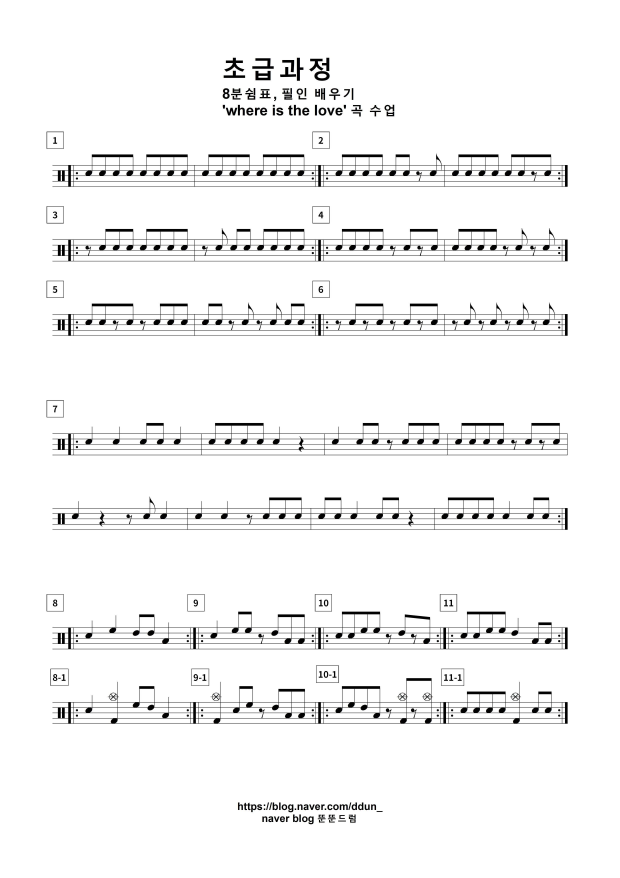
#> input picture yr/image/drum_1.jpg, 2480 x 3509 px (shown at 1/4 size)
$ python -i modules.py   (imports and definitions only)
#> lines starting #> are read from the running program, lines starting #| are printed output that depends on the picture; after the words box and inside, x2 and y2 are one past the last pixel; in counts of white or black regions, pixels touching at a corner belong together
#> further down, picture is the input picture: shape (3509, 2480, 3); mean B, G, R 244.5, 244.5, 244.5
### yr/functions.py
#functions
import cv2
import numpy as np

def threshold(image):
    image = cv2.cvtColor(image, cv2.COLOR_BGR2GRAY)
    ret, image = cv2.threshold(image, 127, 255, cv2.THRESH_BINARY_INV | cv2.THRESH_OTSU)
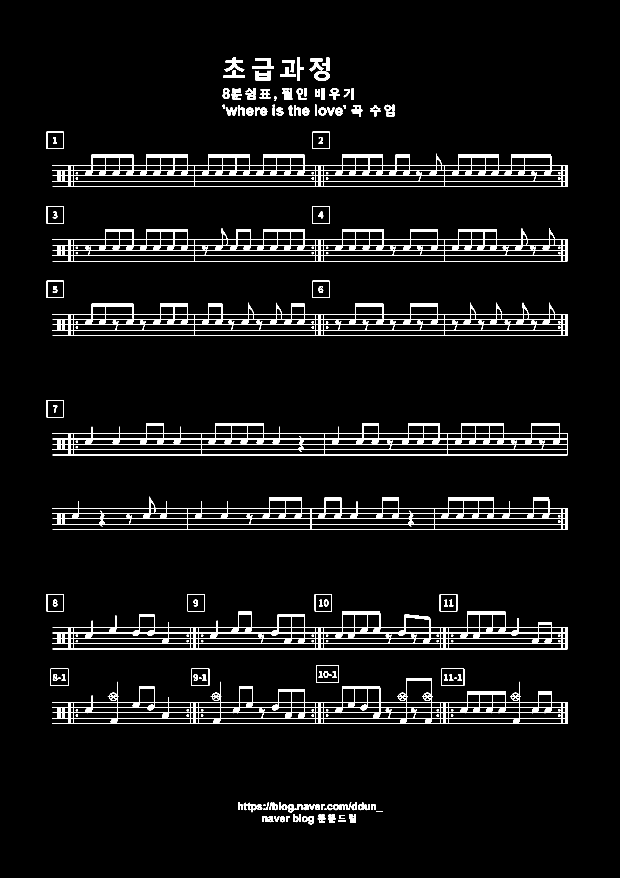
#> image: shape (3509, 2480) (shown at 1/4 size); 4.3% white; 217 white regions, largest, box (x1, y1, x2, y2) and area: (210, 615, 2271, 747) 51524, (210, 2713, 2271, 2895) 48913, (210, 913, 2271, 1045) 45924
#> ret = 139
    return image

#standard에 따라 가중치가 곱해진 값을 리턴해주는 함수
def weighted(value):
    standard = 13
    return int(value * (standard / 13))#10->오선 간격을 상숫값 10으로정의

#객체부분을 넓혔다가 다시 원래대로 돌림으로써 객체안에 존재하는 노이즈를 제거
# [4 lines left out: function closing, not called in this run]

#이미지와 텍스트 좌표를 입력받아 흰색 픽셀로 텍스트를 적어주는 함수
def put_text(image, text, loc):
    font = cv2.FONT_HERSHEY_SIMPLEX
    cv2.putText(image, str(text), loc, font, 0.6, (255, 0, 0), 2)

#객체의 중간 y좌표를 반환해주는 함수
def get_center(y, h):
    return (y + y + h) / 2

#여러 특징점을 찾아내는 함수
VERTICAL = True
HORIZONTAL = False

# [52 lines left out: functions get_line, stem_detection, count_rect_pixels, count_pixels_part, not called in this run]

### yr/modules.py
# modules.py
import cv2
import numpy as np
import functions as fs
import recognition_modules as rs

def remove_noise(image):
    image = fs.threshold(image)  # 이미지 이진화
    mask = np.zeros(image.shape, np.uint8)  # 보표 영역만 추출하기 위해 마스크 생성

    cnt, labels, stats, centroids = cv2.connectedComponentsWithStats(image)  # 레이블링
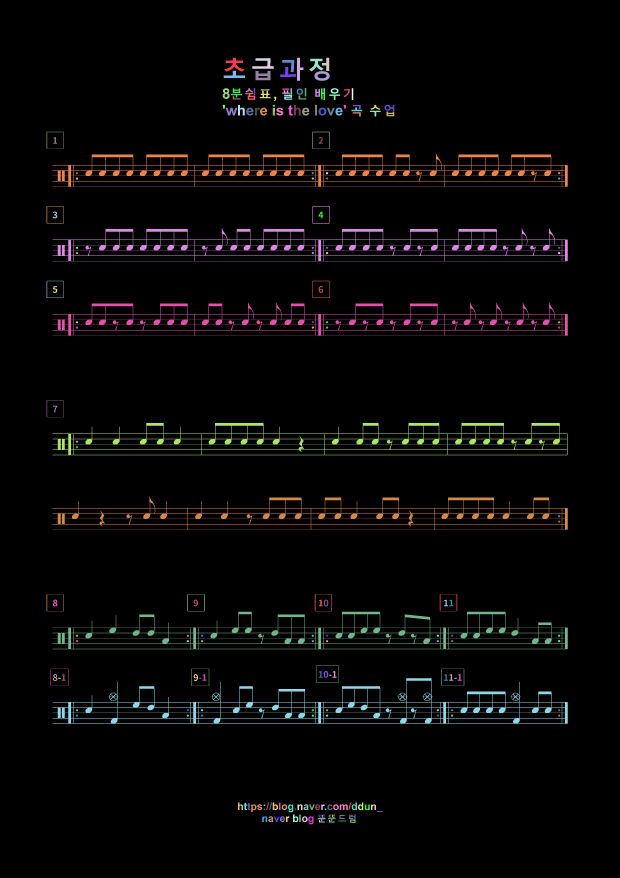
#> labels: shape (3509, 2480) int32 (shown at 1/4 size); 218 distinct labels, from 0 to 217; one colour per label, 0 black
#> cnt = 218; stats = 218 rows, first 6: [0, 0, 2480, 3509, 8332206], [898, 231, 79, 55, 1796], [1188, 231, 26, 92, 1245], [1288, 231, 29, 53, 806], [1009, 233, 86, 42, 1717], [1237, 235, 57, 50, 1333]; centroids = 218 pairs, first value 215.6 to 2236.3, second value 255.9 to 3286.5
    for i in range(1, cnt):
        x, y, w, h, area = stats[i]
        if w > image.shape[1] * 0.5:  # 보표 영역에만
            cv2.rectangle(mask, (x, y, w, h), (255, 0, 0), -1)  # 사각형 그리기
#> this loop made 217 passes
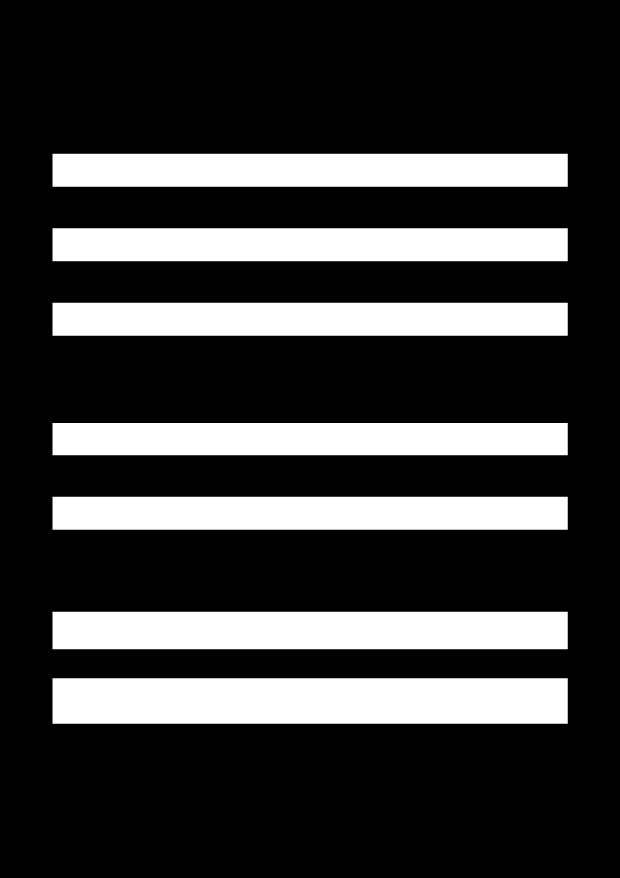
#> mask: shape (3509, 2480) (shown at 1/4 size); 23.4% white; 7 white regions, largest, box (x1, y1, x2, y2) and area: (210, 2713, 2271, 2895) 375102, (210, 2447, 2271, 2597) 309150, (210, 615, 2271, 747) 272052

    masked_image = cv2.bitwise_and(image, mask)  # 보표 영역 추출
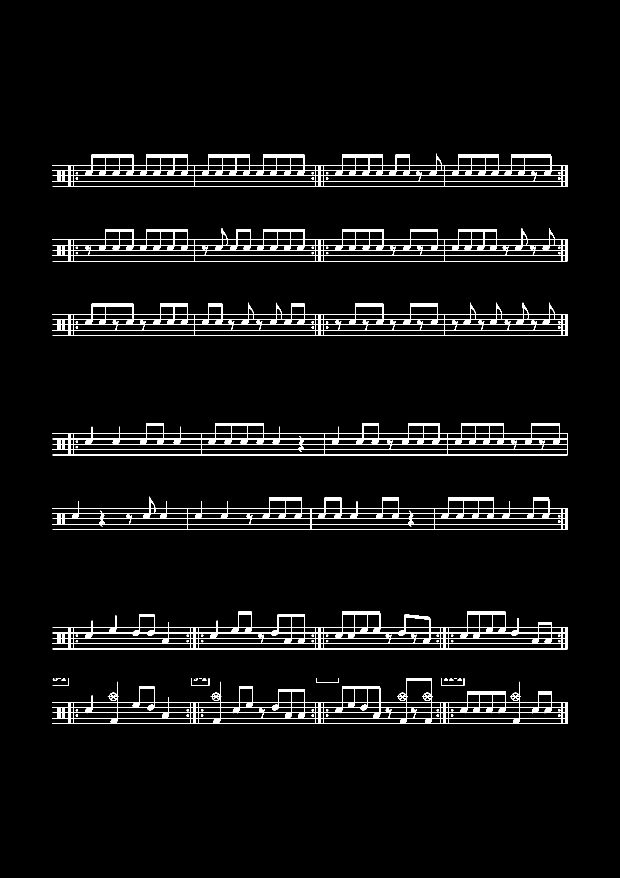
#> masked_image: shape (3509, 2480) (shown at 1/4 size); 3.6% white; 82 white regions (1 under 20 px), largest, box (x1, y1, x2, y2) and area: (210, 615, 2271, 747) 51524, (210, 2713, 2271, 2895) 48913, (210, 913, 2271, 1045) 45924

    return masked_image

# [122 lines left out: functions remove_staves, normalization, object_detection, object_analysis, recognition, not called in this run]


>>> import cv2
>>> picture = cv2.imread('image/drum_1.jpg')
>>> result = remove_noise(picture)

$ run again, on yr/image/drum_2.jpg
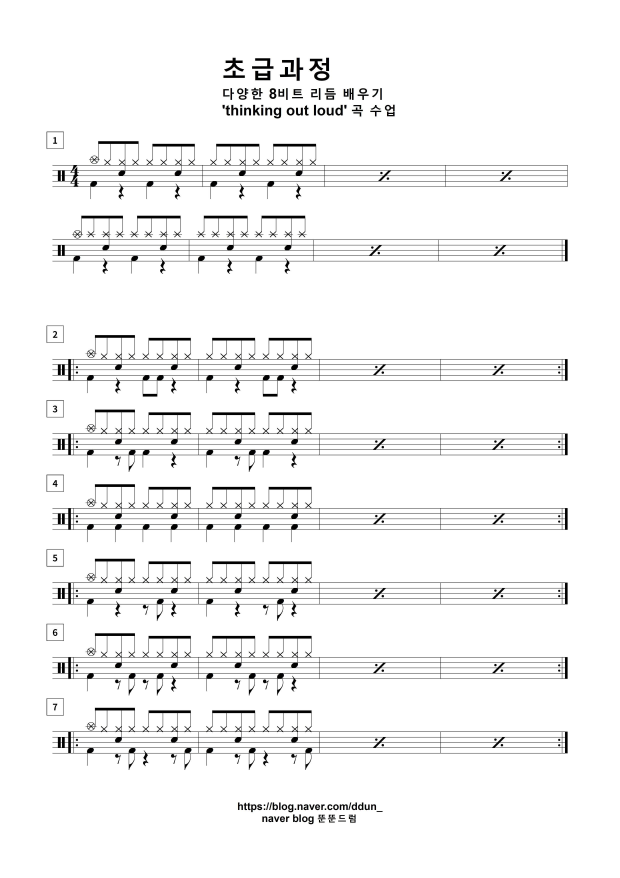
#> input picture yr/image/drum_2.jpg, 2480 x 3509 px (shown at 1/4 size)
#> picture is the input picture: shape (3509, 2480, 3); mean B, G, R 244.3, 244.3, 244.3
#> ret = 140
#> in remove_noise, `cnt, labels, stats, centroids = cv2.connectedComponentsWithStats(image)`:
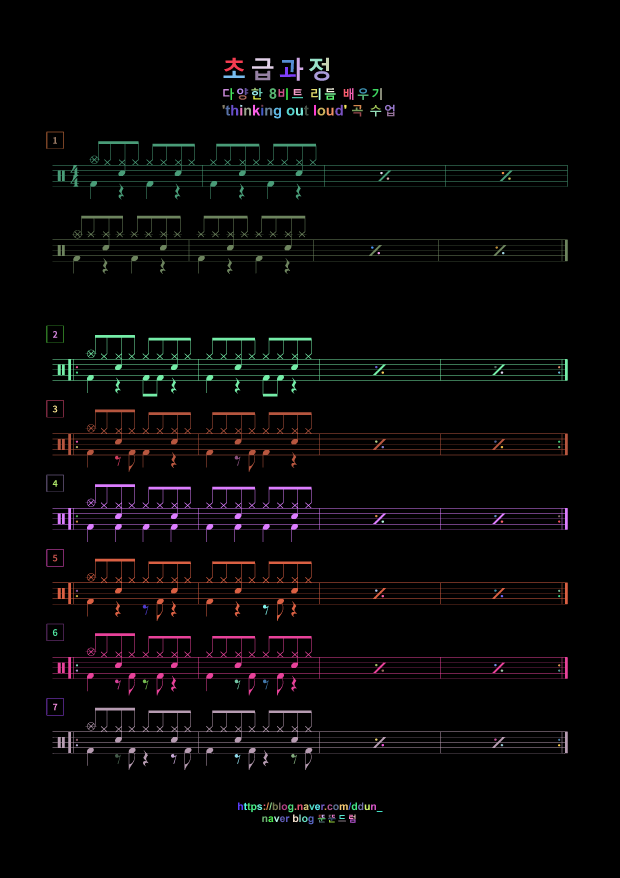
#> labels: shape (3509, 2480) int32 (shown at 1/4 size); 203 distinct labels, from 0 to 202; one colour per label, 0 black
#> cnt = 203; stats = 203 rows, first 6: [0, 0, 2480, 3509, 8330998], [896, 231, 80, 55, 1800], [1187, 231, 26, 92, 1246], [1287, 231, 29, 53, 806], [1008, 233, 86, 42, 1718], [1236, 235, 57, 50, 1334]; centroids = 203 pairs, first value 215.4 to 2236.3, second value 255.9 to 3286.5
#> the loop in remove_noise, `for i in range(1, cnt):` made 202 passes
#> in remove_noise, `masked_image = cv2.bitwise_and(image, mask)`:
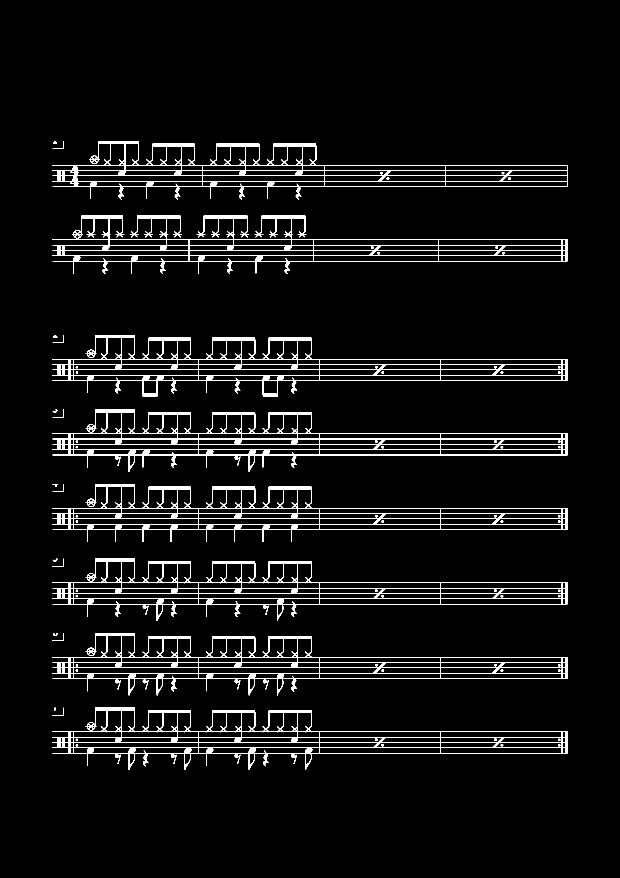
#> masked_image: shape (3509, 2480) (shown at 1/4 size); 3.7% white; 90 white regions, largest, box (x1, y1, x2, y2) and area: (210, 1340, 2271, 1586) 43524, (210, 1638, 2271, 1888) 41772, (210, 2831, 2271, 3080) 39940

$ run again, on yr/image/drum_6.jpg
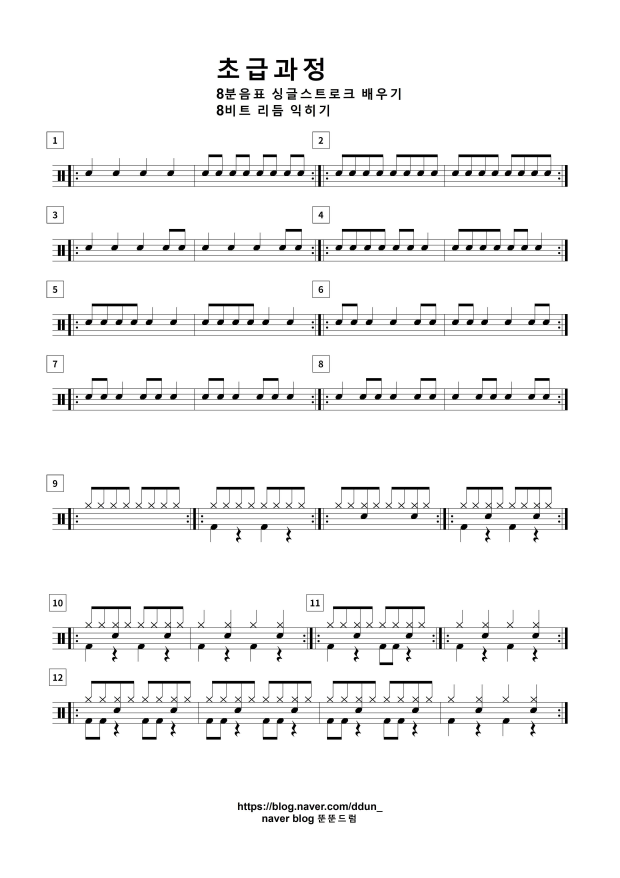
#> input picture yr/image/drum_6.jpg, 2480 x 3509 px (shown at 1/4 size)
#> picture is the input picture: shape (3509, 2480, 3); mean B, G, R 244.2, 244.2, 244.2
#> in threshold, `ret, image = cv2.threshold(image, 127, 255, cv2.THRESH_BINARY_INV | cv..`:
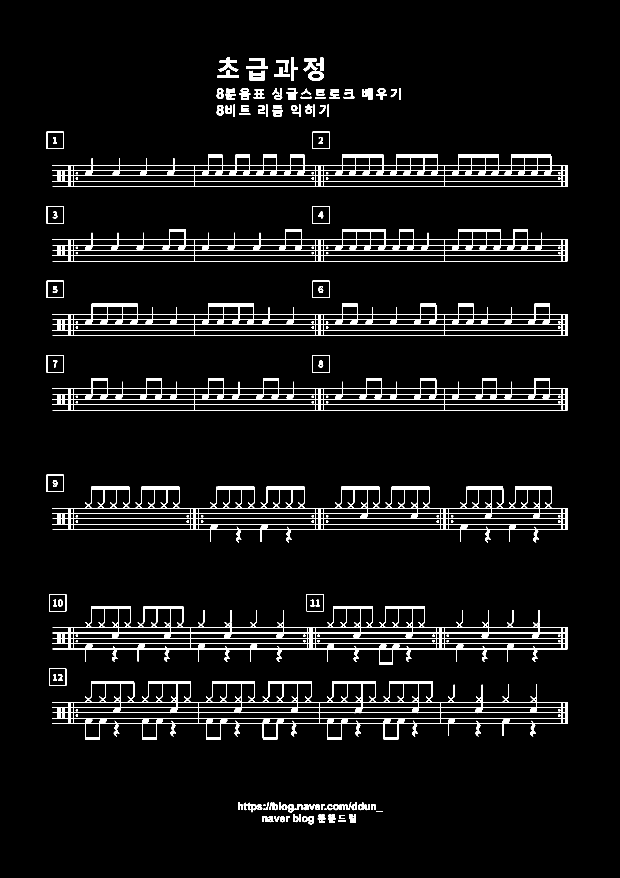
#> image: shape (3509, 2480) (shown at 1/4 size); 4.3% white; 203 white regions, largest, box (x1, y1, x2, y2) and area: (210, 2724, 2271, 2959) 59081, (210, 1947, 2271, 2170) 51348, (210, 2425, 2271, 2660) 48446
#> ret = 139
#> labels: shape (3509, 2480) int32; 204 distinct labels, from 0 to 203
#> cnt = 204; stats = 204 rows, first 6: [0, 0, 2480, 3509, 8326349], [874, 231, 79, 55, 1796], [1164, 231, 26, 92, 1245], [1264, 231, 29, 53, 806], [985, 233, 86, 42, 1717], [1213, 235, 57, 50, 1333]; centroids = 204 pairs, first value 216.2 to 2236.3, second value 255.9 to 3286.5
#> the loop in remove_noise, `for i in range(1, cnt):` made 203 passes
#> in remove_noise, `masked_image = cv2.bitwise_and(image, mask)`:
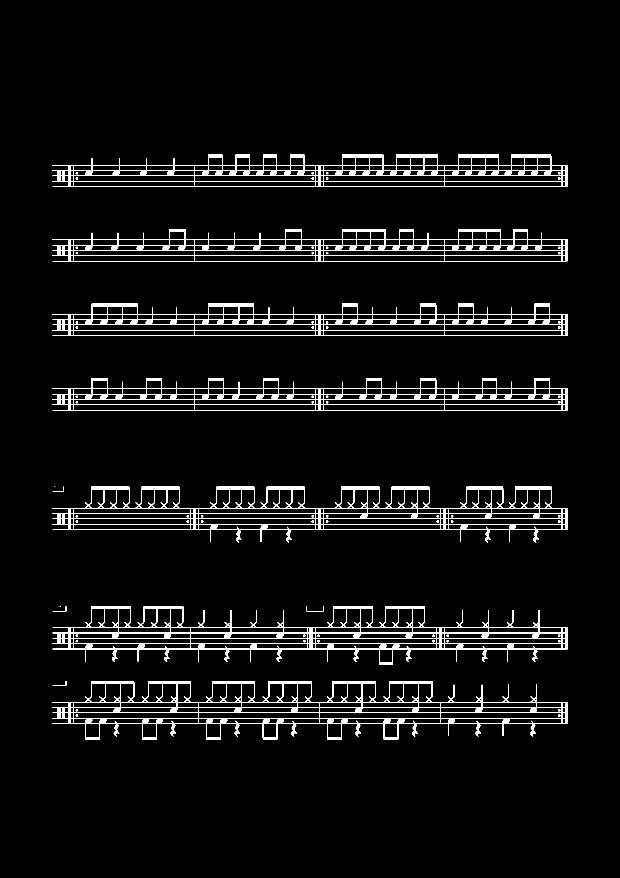
#> masked_image: shape (3509, 2480) (shown at 1/4 size); 3.7% white; 77 white regions (2 under 20 px), largest, box (x1, y1, x2, y2) and area: (210, 2724, 2271, 2959) 59081, (210, 1947, 2271, 2170) 51348, (210, 2425, 2271, 2660) 48446

$ run again, on yr/image/drum_sheet(1).jpg
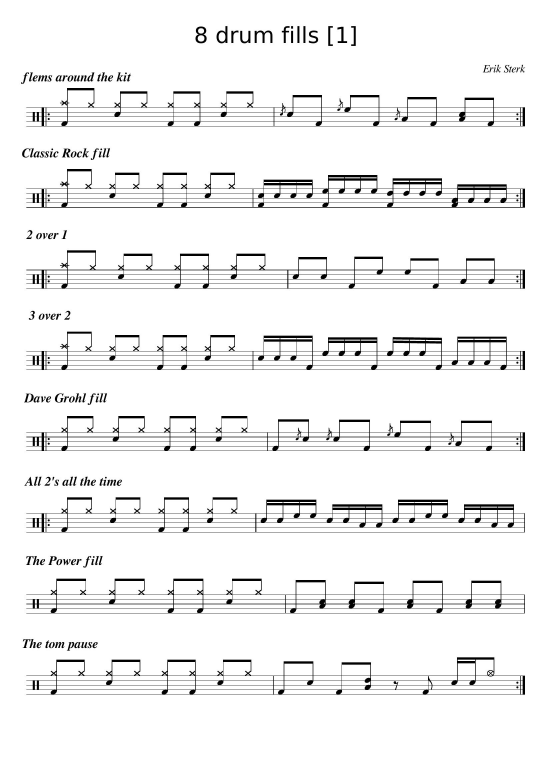
#> input picture yr/image/drum_sheet(1).jpg, 1653 x 2339 px (shown at 1/3 size)
#> picture is the input picture: shape (2339, 1653, 3); min 0, max 255, mean 241.5
#> ret = 130
#> in remove_noise, `cnt, labels, stats, centroids = cv2.connectedComponentsWithStats(image)`:
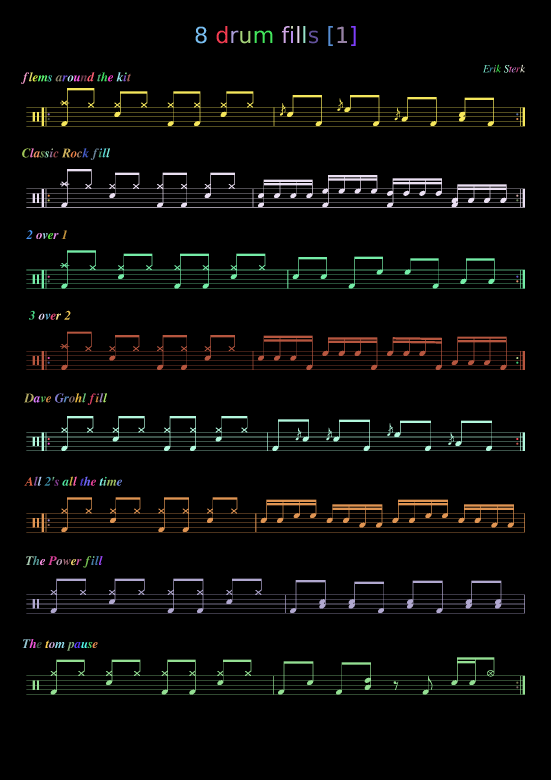
#> labels: shape (2339, 1653) int32 (shown at 1/3 size); 159 distinct labels, from 0 to 158; one colour per label, 0 black
#> cnt = 159; stats = 159 rows, first 6: [0, 0, 1653, 2339, 3663099], [650, 78, 32, 52, 696], [845, 78, 24, 51, 408], [873, 78, 6, 8, 47], [892, 78, 6, 51, 306], [910, 78, 6, 51, 306]; centroids = 159 pairs, first value 74.45 to 1566.5, second value 81.57 to 2061.5
#> the loop in remove_noise, `for i in range(1, cnt):` made 158 passes
#> in remove_noise, `masked_image = cv2.bitwise_and(image, mask)`:
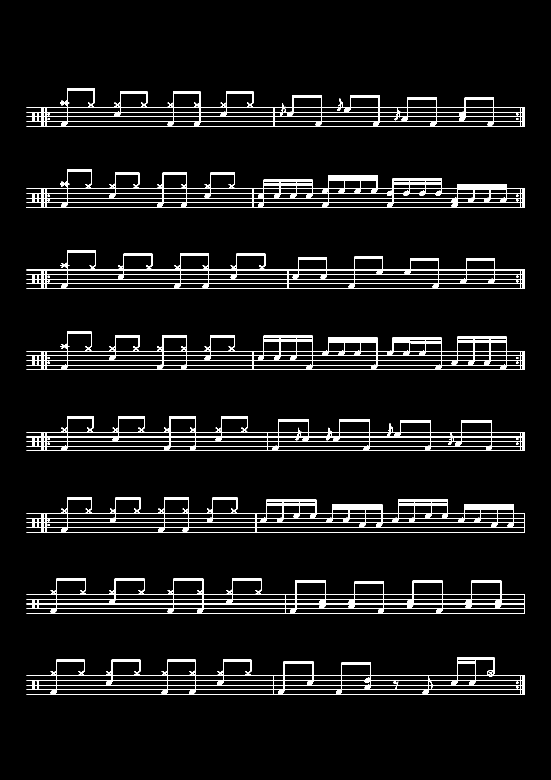
#> masked_image: shape (2339, 1653) (shown at 1/3 size); 4.7% white; 32 white regions, largest, box (x1, y1, x2, y2) and area: (79, 507, 1575, 623) 28122, (79, 995, 1575, 1110) 26277, (79, 1492, 1575, 1597) 25905
